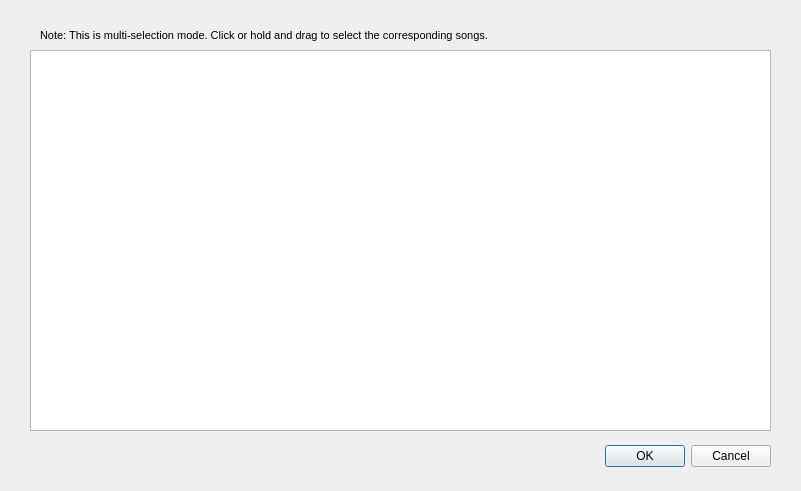
<?xml version="1.0" encoding="UTF-8"?>
<ui version="4.0">
 <class>MusicListDialog</class>
 <widget class="QDialog" name="MusicListDialog">
  <property name="geometry">
   <rect>
    <x>0</x>
    <y>0</y>
    <width>801</width>
    <height>491</height>
   </rect>
  </property>
  <property name="sizePolicy">
   <sizepolicy hsizetype="Fixed" vsizetype="Fixed">
    <horstretch>0</horstretch>
    <verstretch>0</verstretch>
   </sizepolicy>
  </property>
  <property name="minimumSize">
   <size>
    <width>801</width>
    <height>491</height>
   </size>
  </property>
  <property name="maximumSize">
   <size>
    <width>801</width>
    <height>491</height>
   </size>
  </property>
  <property name="windowTitle">
   <string>Add songs</string>
  </property>
  <widget class="QDialogButtonBox" name="buttonBox">
   <property name="geometry">
    <rect>
     <x>430</x>
     <y>440</y>
     <width>341</width>
     <height>32</height>
    </rect>
   </property>
   <property name="orientation">
    <enum>Qt::Horizontal</enum>
   </property>
   <property name="standardButtons">
    <set>QDialogButtonBox::Cancel|QDialogButtonBox::Ok</set>
   </property>
  </widget>
  <widget class="MusicListWidget" name="listWidget">
   <property name="geometry">
    <rect>
     <x>30</x>
     <y>50</y>
     <width>741</width>
     <height>381</height>
    </rect>
   </property>
   <property name="sizePolicy">
    <sizepolicy hsizetype="Fixed" vsizetype="Fixed">
     <horstretch>0</horstretch>
     <verstretch>0</verstretch>
    </sizepolicy>
   </property>
   <property name="font">
    <font>
     <family>Arial</family>
     <weight>75</weight>
     <bold>true</bold>
    </font>
   </property>
   <property name="styleSheet">
    <string notr="true"/>
   </property>
   <property name="horizontalScrollBarPolicy">
    <enum>Qt::ScrollBarAsNeeded</enum>
   </property>
   <property name="sizeAdjustPolicy">
    <enum>QAbstractScrollArea::AdjustIgnored</enum>
   </property>
   <property name="selectionMode">
    <enum>QAbstractItemView::MultiSelection</enum>
   </property>
   <property name="selectionBehavior">
    <enum>QAbstractItemView::SelectRows</enum>
   </property>
  </widget>
  <widget class="QLabel" name="label">
   <property name="geometry">
    <rect>
     <x>40</x>
     <y>20</y>
     <width>731</width>
     <height>31</height>
    </rect>
   </property>
   <property name="font">
    <font>
     <family>Microsoft YaHei UI</family>
     <pointsize>8</pointsize>
     <weight>50</weight>
     <bold>false</bold>
    </font>
   </property>
   <property name="text">
    <string>Note: This is multi-selection mode. Click or hold and drag to select the corresponding songs.</string>
   </property>
  </widget>
 </widget>
 <customwidgets>
  <customwidget>
   <class>MusicListWidget</class>
   <extends>QListWidget</extends>
   <header location="global">MusicListWidget.h</header>
  </customwidget>
 </customwidgets>
 <resources/>
 <connections>
  <connection>
   <sender>buttonBox</sender>
   <signal>accepted()</signal>
   <receiver>MusicListDialog</receiver>
   <slot>accept()</slot>
   <hints>
    <hint type="sourcelabel">
     <x>248</x>
     <y>254</y>
    </hint>
    <hint type="destinationlabel">
     <x>157</x>
     <y>274</y>
    </hint>
   </hints>
  </connection>
  <connection>
   <sender>buttonBox</sender>
   <signal>rejected()</signal>
   <receiver>MusicListDialog</receiver>
   <slot>reject()</slot>
   <hints>
    <hint type="sourcelabel">
     <x>316</x>
     <y>260</y>
    </hint>
    <hint type="destinationlabel">
     <x>286</x>
     <y>274</y>
    </hint>
   </hints>
  </connection>
 </connections>
</ui>
